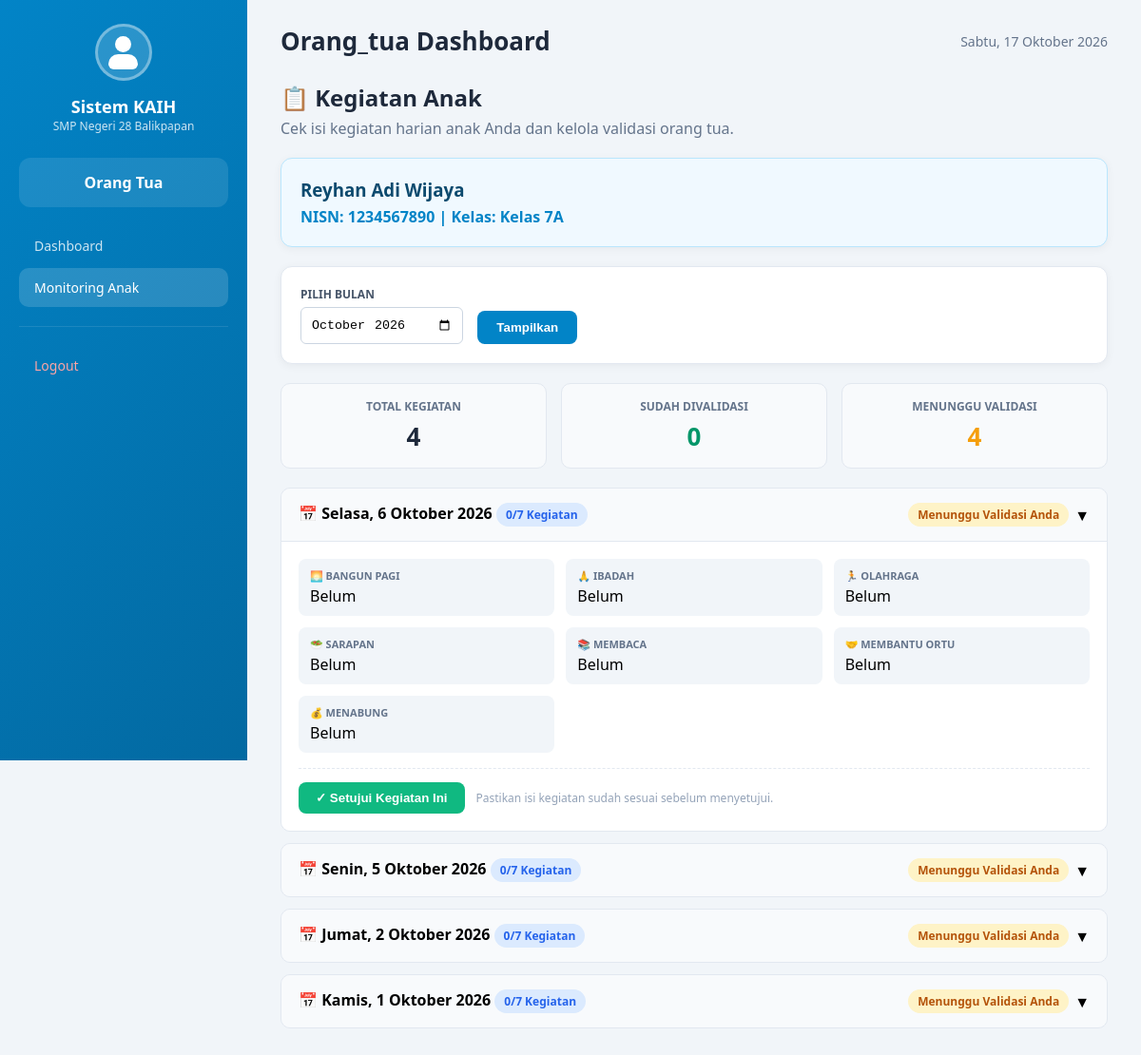
/aplikasi/ortu/monitoring.php (signed in), run on the app's committed database.
### tables this page shows
CREATE TABLE `siswa` (
  `id` bigint UNSIGNED NOT NULL,
  `nisn` varchar(30) NOT NULL,
  `nama_siswa` varchar(100) NOT NULL,
  `kelas` varchar(50) DEFAULT NULL,
  `jenis_kelamin` enum('L','P') DEFAULT NULL,
  `wali_kelas_id` bigint UNSIGNED DEFAULT NULL,
  `created_at` timestamp NULL DEFAULT NULL,
  `updated_at` timestamp NULL DEFAULT NULL
);

CREATE TABLE `laporan_harian` (
  `id` int NOT NULL,
  `siswa_id` bigint UNSIGNED NOT NULL,
  `tanggal` date NOT NULL,
  `bangun` tinyint(1) NOT NULL DEFAULT '0',
  `bangun_keterangan` varchar(255) DEFAULT NULL,
  `ibadah` tinyint(1) NOT NULL DEFAULT '0',
  `ibadah_catatan` varchar(255) DEFAULT NULL,
  `olahraga` tinyint(1) NOT NULL DEFAULT '0',
  `olahraga_jenis` varchar(50) DEFAULT NULL,
  `sarapan` tinyint(1) NOT NULL DEFAULT '0',
  `sarapan_menu` varchar(50) DEFAULT NULL,
  `membaca` tinyint(1) NOT NULL DEFAULT '0',
  `membaca_judul` varchar(255) DEFAULT NULL,
  `membaca_menit` int DEFAULT NULL,
  `membantu` tinyint(1) NOT NULL DEFAULT '0',
  `membantu_jenis` varchar(50) DEFAULT NULL,
  `menabung` tinyint(1) NOT NULL DEFAULT '0',
  `menabung_keterangan` varchar(255) DEFAULT NULL,
  `menabung_nominal` int DEFAULT NULL,
  `orang_tua_validated_at` datetime DEFAULT NULL,
  `guru_validated_at` datetime DEFAULT NULL,
  `created_at` datetime NOT NULL DEFAULT CURRENT_TIMESTAMP,
  `updated_at` datetime NOT NULL DEFAULT CURRENT_TIMESTAMP ON UPDATE CURRENT_TIMESTAMP
);

### aplikasi/ortu/monitoring.php (the view, shortened to what this page needs)
<?php
require_once '../../config/database.php';
$siswa_id = (int) ($_SESSION['siswa_id'] ?? 0);
$anak = null;
if ($siswa_id > 0) {
    try {
        $stmt = $pdo->prepare("SELECT id, nisn, nama_siswa, kelas FROM siswa WHERE id = ?");
        $stmt->execute([$siswa_id]);
        $anak = $stmt->fetch();
    } catch (PDOException $e) {
        $anak = null;
    }
}
$filterBulan = trim((string) ($_GET['bulan'] ?? date('Y-m')));
$redirectQs = http_build_query(['bulan' => $filterBulan]);
$laporanList = [];
$statTotal = 0;
$statValidOrtu = 0;
$statPendingOrtu = 0;
if ($siswa_id > 0) {
    try {
        $bd = DateTimeImmutable::createFromFormat('Y-m-d', $filterBulan . '-01') ?: new DateTimeImmutable();
        $start = $bd->format('Y-m-01');
        $end = $bd->format('Y-m-t');
        $stmt = $pdo->prepare('SELECT * FROM laporan_harian WHERE siswa_id = ? AND tanggal BETWEEN ? AND ? ORDER BY tanggal DESC');
        $stmt->execute([$siswa_id, $start, $end]);
        $laporanList = $stmt->fetchAll();
        $statTotal = count($laporanList);
        foreach ($laporanList as $lh) {
            if (!empty($lh['orang_tua_validated_at'])) {
                $statValidOrtu++;
            } else {
                $statPendingOrtu++;
            }
        }
    } catch (PDOException $e) {
        $laporanList = [];
    }
}
$bulanNamesOrtu = [1 => 'Januari', 2 => 'Februari', 3 => 'Maret', 4 => 'April', 5 => 'Mei', 6 => 'Juni', 7 => 'Juli', 8 => 'Agustus', 9 => 'September', 10 => 'Oktober', 11 => 'November', 12 => 'Desember'];
$hariNamesOrtu = ['Minggu', 'Senin', 'Selasa', 'Rabu', 'Kamis', 'Jumat', 'Sabtu'];
function fmtTanggalOrtu(string $ymd): string
{
    global $bulanNamesOrtu, $hariNamesOrtu;
    $d = DateTimeImmutable::createFromFormat('Y-m-d', $ymd);
    $hari = $hariNamesOrtu[(int) $d->format('w')] ?? $d->format('l');
    $bulan = $bulanNamesOrtu[(int) $d->format('n')] ?? $d->format('m');
    return $hari . ', ' . (int) $d->format('j') . ' ' . $bulan . ' ' . $d->format('Y');
}
function skorHarianOrtu(array $lh): int
{
    return (int) ($lh['bangun'] ?? 0)
        + (int) ($lh['ibadah'] ?? 0)
        + (int) ($lh['olahraga'] ?? 0)
        + (int) ($lh['sarapan'] ?? 0)
        + (int) ($lh['membaca'] ?? 0)
        + (int) ($lh['membantu'] ?? 0)
        + (int) ($lh['menabung'] ?? 0);
}
require_once '../includes/header-kaih.php';
?>
<div class="content-area">
    <div style="margin-bottom: 20px;">
        <h2 style="margin:0; color:#1e293b;">📋 Kegiatan Anak</h2>
        <p style="margin:5px 0 0; color:#64748b;">Cek isi kegiatan harian anak Anda dan kelola validasi orang tua.</p>
    </div>
    <?php if (!$anak): ?>
        <div class="modern-card" style="text-align:center; color:#64748b; padding:40px;">
            Akun orang tua Anda belum terhubung ke data siswa. Silakan hubungi admin sekolah.
        </div>
    <?php else: ?>
        <div class="modern-card" style="display:flex; justify-content:space-between; align-items:center; flex-wrap: wrap; gap: 10px; background:#f0f9ff; border-color:#bae6fd;">
            <div>
                <h3 style="margin:0; color:#0c4a6e;"><?php echo htmlspecialchars($anak['nama_siswa']); ?></h3>
                <p style="margin:5px 0 0; color:#0284c7; font-weight:600;">NISN: <?php echo htmlspecialchars($anak['nisn'] ?? '-'); ?> | Kelas: <?php echo htmlspecialchars($anak['kelas'] ?? '-'); ?></p>
            </div>
        </div>
        <div class="modern-card">
            <form method="GET" class="filter-grid">
                <div class="filter-item">
                    <label>Pilih Bulan</label>
                    <input type="month" name="bulan" value="<?php echo htmlspecialchars($filterBulan); ?>">
                </div>
                <button type="submit" class="btn-primary">Tampilkan</button>
            </form>
        </div>
        <div class="stats-grid">
            <div class="stat-box"><div class="title">Total Kegiatan</div><div class="value"><?php echo $statTotal; ?></div></div>
            <div class="stat-box"><div class="title">Sudah Divalidasi</div><div class="value" style="color:#059669;"><?php echo $statValidOrtu; ?></div></div>
            <div class="stat-box"><div class="title">Menunggu Validasi</div><div class="value" style="color:#f59e0b;"><?php echo $statPendingOrtu; ?></div></div>
        </div>
        <?php if (empty($laporanList)): ?>
            <div class="modern-card" style="text-align:center; color:#64748b; padding:40px;">
                Belum ada kegiatan anak yang tercatat pada bulan ini.
            </div>
        <?php else: foreach ($laporanList as $idx => $lh):
            $score = skorHarianOrtu($lh);
            $ortuDone = !empty($lh['orang_tua_validated_at']);
            $dayId = 'ortu-day-' . $idx;
        ?>
        <div class="accordion-day">
            <div class="accordion-header" onclick="toggleAccOrtu('<?php echo $dayId; ?>')">
                <div>📅 <?php echo htmlspecialchars(fmtTanggalOrtu($lh['tanggal'])); ?> <span class="badge badge-blue"><?php echo $score; ?>/7 Kegiatan</span></div>
                <div class="badges">
                    <?php echo $ortuDone ? '<span class="badge badge-green">✓ Anda Sudah Validasi</span>' : '<span class="badge badge-amber">Menunggu Validasi Anda</span>'; ?>
                    <span>▼</span>
                </div>
            </div>
            <div class="accordion-body" id="<?php echo $dayId; ?>">
                <div class="detail-grid">
                    <div class="detail-item"><strong>🌅 Bangun Pagi</strong> <?php echo !empty($lh['bangun']) ? 'Sudah' : 'Belum'; ?></div>
                    <div class="detail-item">
                        <strong>🙏 Ibadah</strong> <?php echo !empty($lh['ibadah']) ? 'Sudah' : 'Belum'; ?>
                    </div>
                    <div class="detail-item">
                        <strong>🏃 Olahraga</strong> <?php echo !empty($lh['olahraga']) ? 'Sudah' : 'Belum'; ?>
                    </div>
                    <div class="detail-item">
                        <strong>🥗 Sarapan</strong> <?php echo !empty($lh['sarapan']) ? 'Sudah' : 'Belum'; ?>
                    </div>
                    <div class="detail-item">
                        <strong>📚 Membaca</strong> <?php echo !empty($lh['membaca']) ? 'Sudah' . (!empty($lh['membaca_menit']) ? ' (' . (int) $lh['membaca_menit'] . ' menit)' : '') : 'Belum'; ?>
                    </div>
                    <div class="detail-item">
                        <strong>🤝 Membantu Ortu</strong> <?php echo !empty($lh['membantu']) ? 'Sudah' : 'Belum'; ?>
                    </div>
                    <div class="detail-item">
                        <strong>💰 Menabung</strong> <?php echo !empty($lh['menabung']) ? 'Sudah' : 'Belum'; ?>
                    </div>
                </div>
                <div class="action-row">
                    <?php if ($ortuDone): ?>
                        <form method="POST" onsubmit="return confirm('Batalkan validasi laporan tanggal <?php echo htmlspecialchars(fmtTanggalOrtu($lh['tanggal'])); ?>?');">
                            <input type="hidden" name="action" value="batal_ortu">
                            <input type="hidden" name="laporan_id" value="<?php echo (int) $lh['id']; ?>">
                            <input type="hidden" name="redirect_qs" value="<?php echo htmlspecialchars($redirectQs); ?>">
                            <button type="submit" class="btn-outline-danger">↩️ Batal Setuju</button>
                        </form>
                        <span class="helper-note">Divalidasi pada <?php echo date('d M Y H:i', strtotime((string) $lh['orang_tua_validated_at'])); ?></span>
                    <?php else: ?>
                        <form method="POST">
                            <button type="submit" class="btn-success">✓ Setujui Kegiatan Ini</button>
                        </form>
                        <span class="helper-note">Pastikan isi kegiatan sudah sesuai sebelum menyetujui.</span>
                    <?php endif; ?>
                </div>
            </div>
        </div>
        <?php endforeach; endif; ?>
    <?php endif; ?>
</div>

### aplikasi/includes/header-kaih.php (style rules this page uses)
* { margin: 0; padding: 0; box-sizing: border-box; }
body { font-family: 'Segoe UI', Tahoma, Geneva, Verdana, sans-serif; background: #f1f5f9; min-height: 100vh; }

### aplikasi/ortu/monitoring.php (style rules this page uses)
.modern-card { background: #fff; border-radius: 12px; box-shadow: 0 2px 10px rgba(0,0,0,0.05); padding: 20px; margin-bottom: 20px; border: 1px solid #e2e8f0; }
.filter-grid { display: flex; flex-wrap: wrap; gap: 15px; align-items: flex-end; }
.filter-item { display: flex; flex-direction: column; gap: 5px; }
.filter-item label { font-size: 12px; font-weight: bold; color: #475569; text-transform: uppercase; }
.filter-item input { padding: 10px; border: 1px solid #cbd5e1; border-radius: 6px; outline: none; }
.btn-primary { background: #0284c7; color: #fff; border: none; padding: 10px 20px; border-radius: 8px; font-weight: bold; cursor: pointer; }
.btn-success { background: #10b981; color: #fff; border: none; padding: 9px 18px; border-radius: 8px; font-weight: bold; cursor: pointer; }
.stats-grid { display: grid; grid-template-columns: repeat(auto-fit, minmax(150px, 1fr)); gap: 15px; margin-bottom: 20px; }
.stat-box { background: #f8fafc; padding: 15px; border-radius: 10px; border: 1px solid #e2e8f0; text-align: center; }
.stat-box .title { font-size: 12px; color: #64748b; font-weight: bold; text-transform: uppercase; margin-bottom: 5px; }
.stat-box .value { font-size: 26px; font-weight: 800; color: #1e293b; }
.badge { padding: 4px 10px; border-radius: 20px; font-size: 12px; font-weight: bold; display: inline-block; }
.badge-amber { background: #fef3c7; color: #b45309; }
.badge-blue { background: #dbeafe; color: #2563eb; }
.accordion-day { border: 1px solid #e2e8f0; border-radius: 10px; margin-bottom: 12px; overflow: hidden; }
.accordion-header { background: #f8fafc; padding: 15px 18px; cursor: pointer; display: flex; justify-content: space-between; align-items: center; font-weight: bold; flex-wrap: wrap; gap: 8px; }
.accordion-header .badges { display: flex; gap: 6px; align-items: center; flex-wrap: wrap; font-weight: normal; }
.accordion-body { padding: 18px; display: none; background: #fff; border-top: 1px solid #e2e8f0; }
.detail-grid { display: grid; grid-template-columns: repeat(auto-fill, minmax(200px, 1fr)); gap: 12px; }
.detail-item { background: #f1f5f9; padding: 10px 12px; border-radius: 8px; }
.detail-item strong { display: block; font-size: 11px; color: #64748b; text-transform: uppercase; margin-bottom: 3px; }
.action-row { margin-top: 16px; padding-top: 14px; border-top: 1px dashed #e2e8f0; display: flex; align-items: center; gap: 12px; flex-wrap: wrap; }
.helper-note { font-size: 12px; color: #94a3b8; }

### data on the page
siswa: nama_siswa "Reyhan Adi Wijaya", nisn "1234567890", kelas "Kelas 7A"
laporan_harian: tanggal "Selasa, 6 Oktober 2026", bangun "0", shows "Menunggu Validasi Anda", shows "Belum", ibadah "Belum", olahraga "Belum", sarapan "Belum", membaca "Belum", membantu "Belum", menabung "Belum"
laporan_harian: tanggal "Senin, 5 Oktober 2026", bangun "0", shows "Menunggu Validasi Anda"
laporan_harian: tanggal "Jumat, 2 Oktober 2026", bangun "0", shows "Menunggu Validasi Anda"
laporan_harian: tanggal "Kamis, 1 Oktober 2026", bangun "0", shows "Menunggu Validasi Anda"

### other printed values
$sidebarLabel "Orang Tua"
$role "Orang_tua"
tanggalIndo() "Sabtu, 17 Oktober 2026"
$statTotal "4"
$statValidOrtu "0"
$statPendingOrtu "4"
